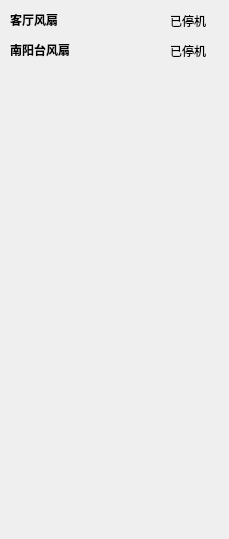
        <widget class="QWidget" name="scrollAreaWidgetContents_4">
         <property name="geometry">
          <rect>
           <x>0</x>
           <y>0</y>
           <width>229</width>
           <height>539</height>
          </rect>
         </property>
         <widget class="QLabel" name="lblFDName1">
          <property name="geometry">
           <rect>
            <x>10</x>
            <y>10</y>
            <width>81</width>
            <height>19</height>
           </rect>
          </property>
          <property name="font">
           <font>
            <bold>true</bold>
           </font>
          </property>
          <property name="text">
           <string>客厅风扇</string>
          </property>
         </widget>
         <widget class="QLabel" name="lblFDName2">
          <property name="geometry">
           <rect>
            <x>10</x>
            <y>40</y>
            <width>81</width>
            <height>19</height>
           </rect>
          </property>
          <property name="font">
           <font>
            <bold>true</bold>
           </font>
          </property>
          <property name="text">
           <string>南阳台风扇</string>
          </property>
         </widget>
         <widget class="QLabel" name="lblFDStatus1">
          <property name="geometry">
           <rect>
            <x>170</x>
            <y>10</y>
            <width>51</width>
            <height>21</height>
           </rect>
          </property>
          <property name="text">
           <string>已停机</string>
          </property>
         </widget>
         <widget class="QLabel" name="lblFDStatus2">
          <property name="geometry">
           <rect>
            <x>170</x>
            <y>40</y>
            <width>51</width>
            <height>21</height>
           </rect>
          </property>
          <property name="text">
           <string>已停机</string>
          </property>
         </widget>
        </widget>
